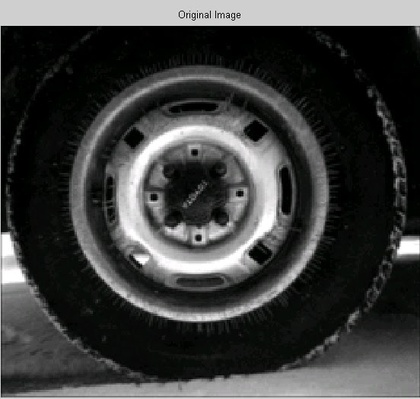
%> input picture project6/raw_data/tire.jpg, 420 x 399 px, shrunk from 552 x 524 before the run
$ octave my_HistEq_1.m   (GNU Octave 9; MATLAB toolbox functions it lacks are replaced by stand-ins)
%> lines starting %> are read from the running program, lines starting %| are printed output that depends on the picture
### project6/myBW.m
function myHist = myBW(Y,n)
if nargin == 1
    myHist = zeros(size(Y,1),1);
else
    myHist = zeros(n,1);
end
for i=1:size(Y,1)
    for j=1:size(Y,2)
        myHist(Y(i,j)+1,1) = myHist(Y(i,j)+1,1)+1;
    end
end

### project6/my_HistEq_1.m
close all
clear all
clc
%%
picName = 'raw_data/tire.jpg';
info = imfinfo(picName);
Image = rgb2gray(imread(picName));
%> Image: size 399x420 uint8; min 0, max 255, mean 63.1
maxVal = 2^(info.BitDepth/3);
nPix = size(Image,1)*size(Image,2);
%> nPix = 167580
%% Count number of each value
setDat = zeros(maxVal,2);
for i=1:size(Image,1)
    for j=1:size(Image,2)
        setDat(Image(i,j)+1,1) = setDat(Image(i,j)+1,1)+1;
    end
end
%> after the loop, setDat = 256 rows, first 12: [11724 0; 10144 0; 5821 0; 3327 0; 2179 0; 1929 0; 2222 0; 3460 0; 6230 0; 7376 0; 6019 0; 3464 0]
%% Find the cumulative
sum = 0;
for i=1:maxVal
    sum = sum+setDat(i,1);
    setDat(i,2) = sum;
end
%> this loop made 256 passes
%> sum on passes 1 to 3: 11724, 21868, 27689
%> after the loop, setDat = 256 rows, first 12: [11724 11724; 10144 21868; 5821 27689; 3327 31016; 2179 33195; 1929 35124; 2222 37346; 3460 40806; 6230 47036; 7376 54412; 6019 60431; 3464 63895]; sum = 167580
%% Get output
output = zeros(maxVal,1);
for i=1:maxVal
    output(i,1) = round(setDat(i,2)/nPix*(maxVal-1));
end
%> after the loop, output = 256 values from 18 to 255
%% Get a new pic
for i=1:size(Image,1)
    for j=1:size(Image,2)
        pixVal = Image(i,j)+1;
        NewImage(i,j) = output(pixVal,1);
    end
end
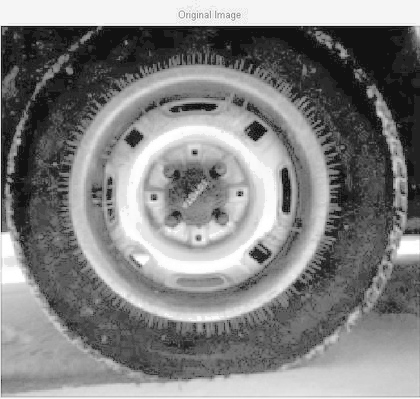
%> NewImage: size 399x420 double; min 18, max 255, mean 130.2

%% Plot
figure

subplot(3,2,1)
imshow(Image);
H_original = myBW(Image,maxVal);
%> after the loop in myBW, `for i=1:size(Y,1)`: myHist = 256 values, max 11724 at index 1, min 0 at index 256, mean 654.6
%> H_original has the same summary as myHist in myBW
subplot(3,2,2)
bar(H_original)
xlim([1 maxVal])

subplot(3,2,3)
imshow(uint8(NewImage));
H_myfunct = myBW(NewImage,maxVal);
%> H_myfunct = 256 values, max 11724 at index 19, min 0 at index 1, mean 654.6
subplot(3,2,4)
bar(H_myfunct);
xlim([1 maxVal])

MatlabImage = histeq(Image, 256);
subplot(3,2,5)
imshow(MatlabImage)
H_MatlabImage = myBW(MatlabImage,maxVal);
%> H_MatlabImage = 256 values, max 11724 at index 18, min 0 at index 1, mean 654.6
subplot(3,2,6)
bar(H_MatlabImage);
xlim([1 maxVal])
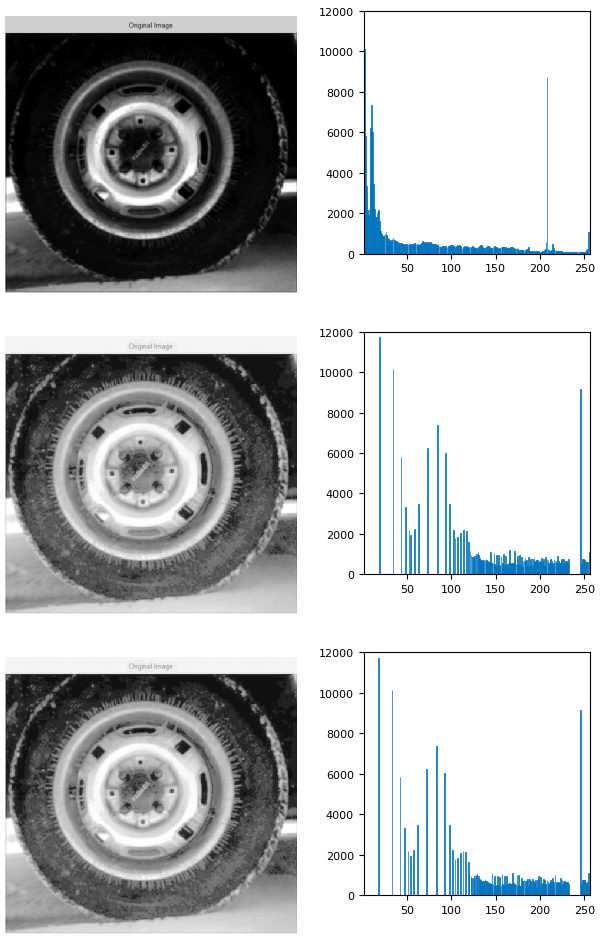
%> figure redrawn from the program's plot data, 6 panels
